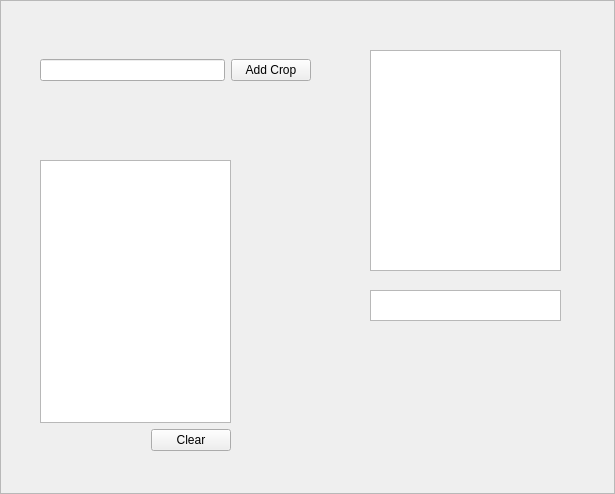
<?xml version="1.0" encoding="UTF-8"?>
<ui version="4.0">
 <class>Frame</class>
 <widget class="QFrame" name="Frame">
  <property name="geometry">
   <rect>
    <x>0</x>
    <y>0</y>
    <width>615</width>
    <height>494</height>
   </rect>
  </property>
  <property name="windowTitle">
   <string>Rust Genetics Calculator</string>
  </property>
  <property name="frameShape">
   <enum>QFrame::StyledPanel</enum>
  </property>
  <property name="frameShadow">
   <enum>QFrame::Raised</enum>
  </property>
  <widget class="QWidget" name="layoutWidget">
   <property name="geometry">
    <rect>
     <x>40</x>
     <y>50</y>
     <width>271</width>
     <height>41</height>
    </rect>
   </property>
   <layout class="QHBoxLayout" name="horizontalLayout">
    <item>
     <widget class="QLineEdit" name="cropInput"/>
    </item>
    <item>
     <widget class="QPushButton" name="addCropButton">
      <property name="text">
       <string>Add Crop</string>
      </property>
     </widget>
    </item>
   </layout>
  </widget>
  <widget class="QWidget" name="layoutWidget">
   <property name="geometry">
    <rect>
     <x>40</x>
     <y>160</y>
     <width>191</width>
     <height>291</height>
    </rect>
   </property>
   <layout class="QVBoxLayout" name="verticalLayout">
    <item>
     <widget class="QListView" name="cropList"/>
    </item>
    <item alignment="Qt::AlignRight">
     <widget class="QPushButton" name="clearButton">
      <property name="text">
       <string>Clear</string>
      </property>
     </widget>
    </item>
   </layout>
  </widget>
  <widget class="QListView" name="resultCropList">
   <property name="geometry">
    <rect>
     <x>370</x>
     <y>50</y>
     <width>191</width>
     <height>221</height>
    </rect>
   </property>
  </widget>
  <widget class="QListView" name="resultCrop">
   <property name="geometry">
    <rect>
     <x>370</x>
     <y>290</y>
     <width>191</width>
     <height>31</height>
    </rect>
   </property>
  </widget>
 </widget>
 <resources/>
 <connections/>
</ui>
